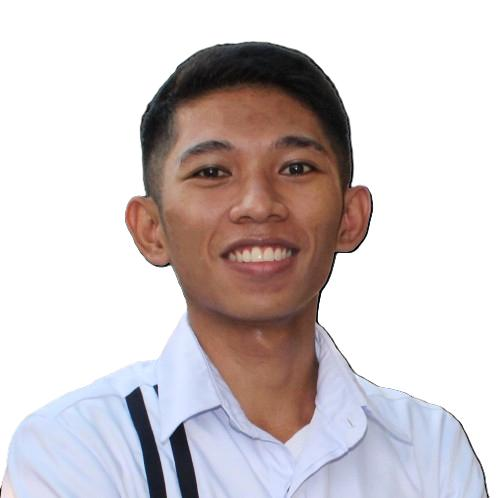
#> input picture uploads/image_upload.png, 501 x 498 px, found by its file name
$ python feature_extraction.py   (older library calls are emulated)
#> lines starting #> are read from the running program, lines starting #| are printed output that depends on the picture
import cv2
import numpy as np
import matplotlib.pyplot as plt

def extract_features(image_path, kernel_size):
    # Load the image in grayscale
#> called with image_path = 'uploads/image_upload.png', kernel_size = 1
    image = cv2.imread(image_path, cv2.IMREAD_GRAYSCALE)
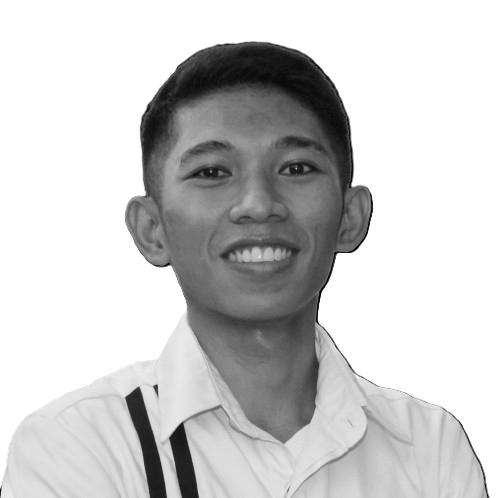
#> image: shape (498, 501); min 0, max 255, mean 203.1

    if image is None:
        raise FileNotFoundError(f"Could not load image from {image_path}")

    # Apply Gaussian blur to reduce noise
    blurred_image = cv2.GaussianBlur(image, (5, 5), 0)

    # Apply Sobel operator to detect edges (can be used as a feature extraction filter)
    grad_x = cv2.Sobel(blurred_image, cv2.CV_64F, 1, 0, ksize=kernel_size)
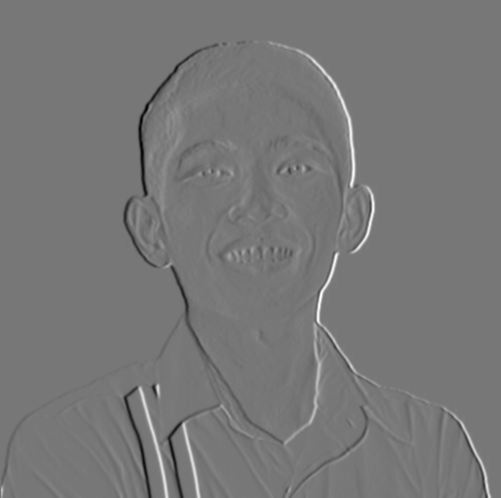
#> grad_x: shape (498, 501) float64; min -127, max 143, mean 0; drawn with min black and max white
    grad_y = cv2.Sobel(blurred_image, cv2.CV_64F, 0, 1, ksize=kernel_size)
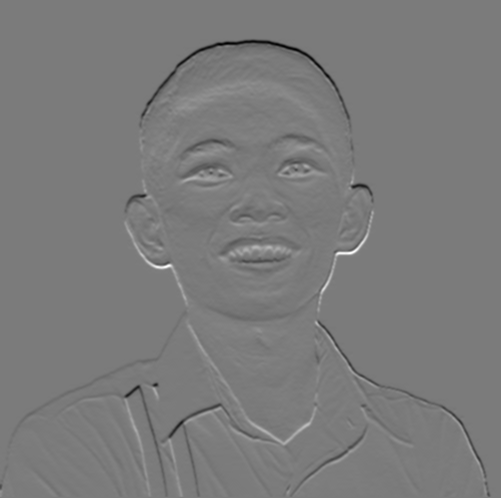
#> grad_y: shape (498, 501) float64; min -121, max 129, mean -0.2; drawn with min black and max white

    # Calculate gradient magnitude
    gradient_magnitude = cv2.magnitude(grad_x, grad_y)
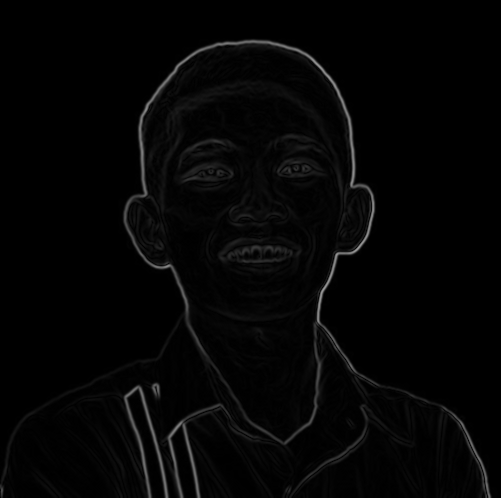
#> gradient_magnitude: shape (498, 501) float64; min 0, max 155.2, mean 4.7

    # Normalize the result to 0-255
    feature_image = np.uint8(np.absolute(gradient_magnitude))

    return image, feature_image

# Parameters
image_path = "uploads/image_upload.png"  # Replace with your image path
kernel_size = 1  # You can vary this value to control the extraction strength

# Feature extraction
original_image, feature_image = extract_features(image_path, kernel_size)

# Display the images
plt.figure(figsize=(10, 5))
plt.subplot(1, 2, 1)
plt.title("Original Image")
plt.imshow(original_image, cmap="gray")
plt.axis("off")

plt.subplot(1, 2, 2)
plt.title(f"Feature Extracted Image\n(Kernel Size: {kernel_size})")
plt.imshow(feature_image, cmap="gray")
plt.axis("off")

plt.tight_layout()
plt.show()
